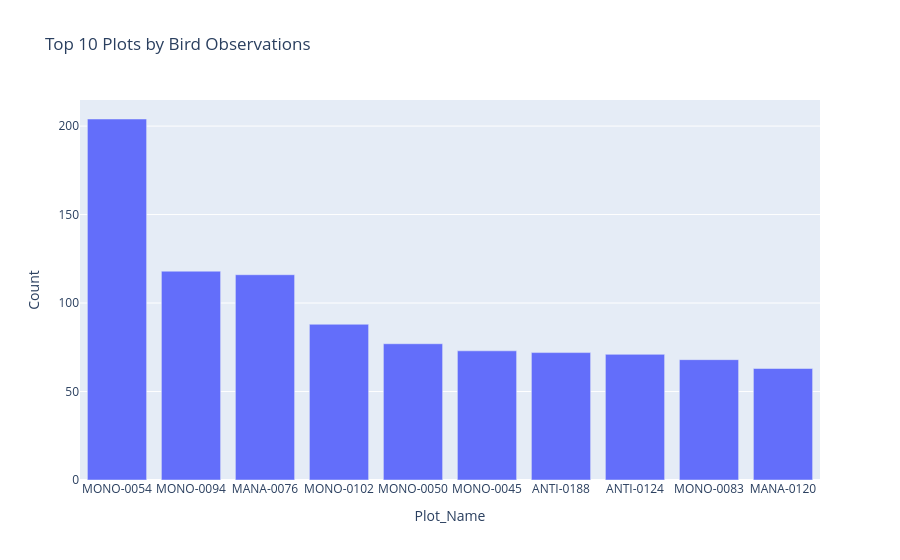

Here is the notebook cell this chart was saved with:
### Markdown cell above
## Plot-level Analysis

### Code cell
plot_data = final_df.groupby('Plot_Name').size().reset_index(name='Count')

px.bar(plot_data.sort_values(by='Count', ascending=False).head(10),
       x='Plot_Name', y='Count', title='Top 10 Plots by Bird Observations')

### Figure 1 — Plotly figure (JSON) as saved in the notebook; plotly's stock layout.template omitted (floating-point values rounded to 4 significant figures)
{"data": [{"alignmentgroup": "True", "hovertemplate": "Plot_Name=%{x}<br>Count=%{y}<extra></extra>", "legendgroup": "", "marker": {"color": "#636efa", "pattern": {"shape": ""}}, "name": "", "offsetgroup": "", "orientation": "v", "showlegend": false, "textposition": "auto", "type": "bar", "x": ["MONO-0054", "MONO-0094", "MANA-0076", "MONO-0102", "MONO-0050", "MONO-0045", "ANTI-0188", "ANTI-0124", "MONO-0083", "MANA-0120"], "xaxis": "x", "y": [204, 118, 116, 88, 77, 73, 72, 71, 68, 63], "yaxis": "y"}], "layout": {"barmode": "relative", "legend": {"tracegroupgap": 0}, "title": {"text": "Top 10 Plots by Bird Observations"}, "xaxis": {"anchor": "y", "domain": [0, 1], "title": {"text": "Plot_Name"}}, "yaxis": {"anchor": "x", "domain": [0, 1], "title": {"text": "Count"}}}}
